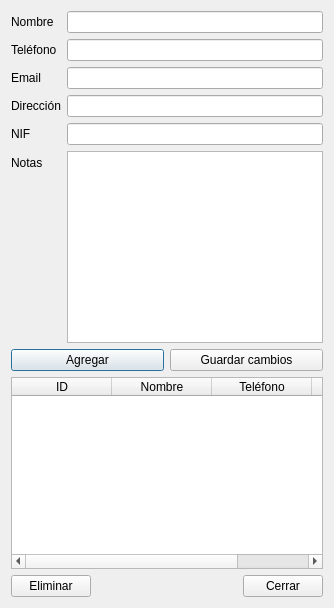
<?xml version="1.0" encoding="UTF-8"?>
<ui version="4.0">
 <class>ClientesDialog</class>
 <widget class="QDialog" name="ClientesDialog">
  <property name="windowTitle">
   <string>Clientes</string>
  </property>
  <layout class="QVBoxLayout" name="verticalLayout">
   <item>
    <layout class="QFormLayout" name="formLayout">
     <item row="0" column="0">
      <widget class="QLabel" name="labelNombre">
       <property name="text">
        <string>Nombre</string>
       </property>
      </widget>
     </item>
     <item row="0" column="1">
      <widget class="QLineEdit" name="lineEditNombre"/>
     </item>
     <item row="1" column="0">
      <widget class="QLabel" name="labelTelefono">
       <property name="text">
        <string>Teléfono</string>
       </property>
      </widget>
     </item>
     <item row="1" column="1">
      <widget class="QLineEdit" name="lineEditTelefono"/>
     </item>
     <item row="2" column="0">
      <widget class="QLabel" name="labelEmail">
       <property name="text">
        <string>Email</string>
       </property>
      </widget>
     </item>
     <item row="2" column="1">
      <widget class="QLineEdit" name="lineEditEmail"/>
     </item>
     <item row="3" column="0">
      <widget class="QLabel" name="labelDireccion">
       <property name="text">
        <string>Dirección</string>
       </property>
      </widget>
     </item>
     <item row="3" column="1">
      <widget class="QLineEdit" name="lineEditDireccion"/>
     </item>
     <item row="4" column="0">
      <widget class="QLabel" name="labelNif">
       <property name="text">
        <string>NIF</string>
       </property>
      </widget>
     </item>
     <item row="4" column="1">
      <widget class="QLineEdit" name="lineEditNif"/>
     </item>
     <item row="5" column="0">
      <widget class="QLabel" name="labelNotas">
       <property name="text">
        <string>Notas</string>
       </property>
      </widget>
     </item>
     <item row="5" column="1">
      <widget class="QPlainTextEdit" name="plainTextEditNotas"/>
     </item>
    </layout>
   </item>
   <item>
    <layout class="QHBoxLayout" name="horizontalLayoutBtns">
     <item>
      <widget class="QPushButton" name="btnAgregar">
       <property name="text">
        <string>Agregar</string>
       </property>
      </widget>
     </item>
     <item>
      <widget class="QPushButton" name="btnGuardar">
       <property name="text">
        <string>Guardar cambios</string>
       </property>
      </widget>
     </item>
    </layout>
   </item>
   <item>
    <widget class="QTableWidget" name="tableClientes">
     <property name="columnCount">
      <number>4</number>
     </property>
     <property name="selectionBehavior">
      <enum>QAbstractItemView::SelectRows</enum>
     </property>
     <property name="editTriggers">
      <set>QAbstractItemView::NoEditTriggers</set>
     </property>
     <column>
      <property name="text">
       <string>ID</string>
      </property>
     </column>
     <column>
      <property name="text">
       <string>Nombre</string>
      </property>
     </column>
     <column>
      <property name="text">
       <string>Teléfono</string>
      </property>
     </column>
     <column>
      <property name="text">
       <string>Email</string>
      </property>
     </column>
    </widget>
   </item>
   <item>
    <layout class="QHBoxLayout" name="horizontalLayout_2">
     <item>
      <widget class="QPushButton" name="btnEliminar">
       <property name="text">
        <string>Eliminar</string>
       </property>
      </widget>
     </item>
     <item>
      <spacer name="horizontalSpacer">
       <property name="orientation">
        <enum>Qt::Horizontal</enum>
       </property>
       <property name="sizeHint" stdset="0">
        <size>
         <width>40</width>
         <height>20</height>
        </size>
       </property>
      </spacer>
     </item>
     <item>
      <widget class="QPushButton" name="btnCerrar">
       <property name="text">
        <string>Cerrar</string>
       </property>
      </widget>
     </item>
    </layout>
   </item>
  </layout>
 </widget>
 <resources/>
 <connections/>
</ui>
